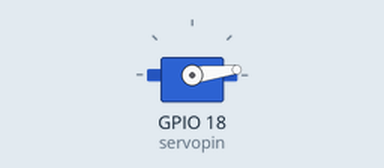
A sketch run on a simulated ESP32. Parts: servo.

Above: at 0.05 s.
At 0.85 s:
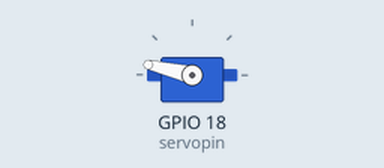
At 1.15 s:
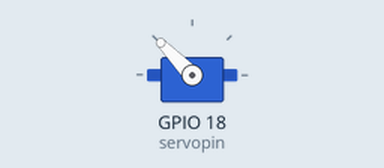
At 1.7 s:
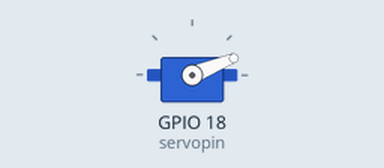
Timing chart, 0 to 4.2 s (numbered marks = the images above):
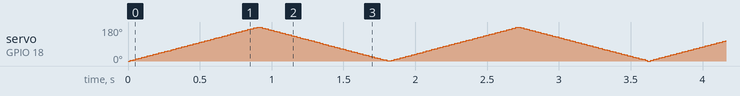

The sketch:

SensorMover.ino
```cpp
#include <Servo.h>

//#include <ESP32_Servo.h>

Servo myServo;

int servopin = 18;
int pos = 0;
void setup() {
  myServo.attach(servopin);
  // put your setu[ code here, to run once:
}

void loop() {

  for(pos=0; pos<=180; pos+=1){//you can change the position value
    myServo.write(pos);
    delay(5);
  }

  for(pos=180; pos>=0; pos-=1) {
    myServo.write(pos);
    delay(5);
  }

}
```
